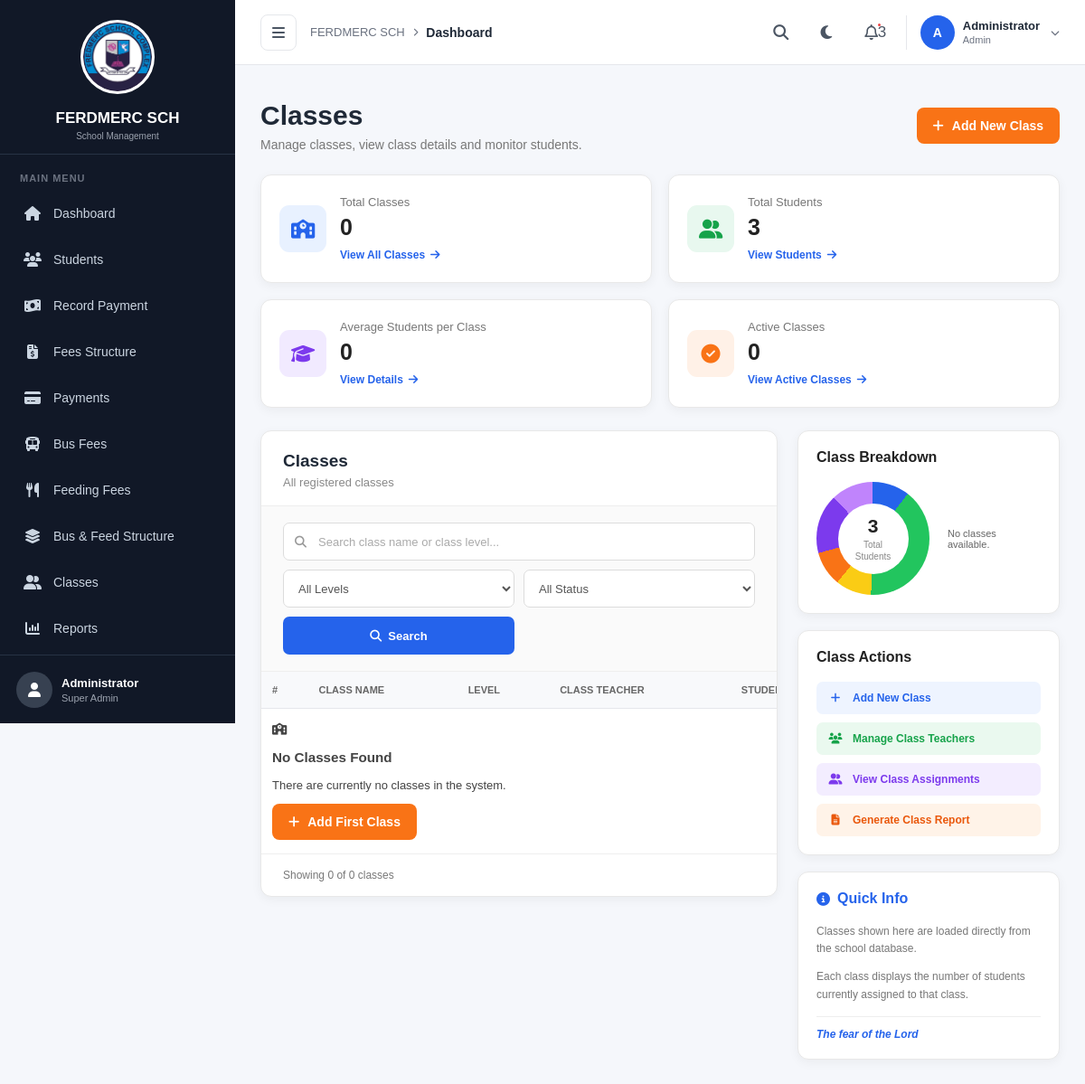
The app's page /classes/ (signed in), older data.
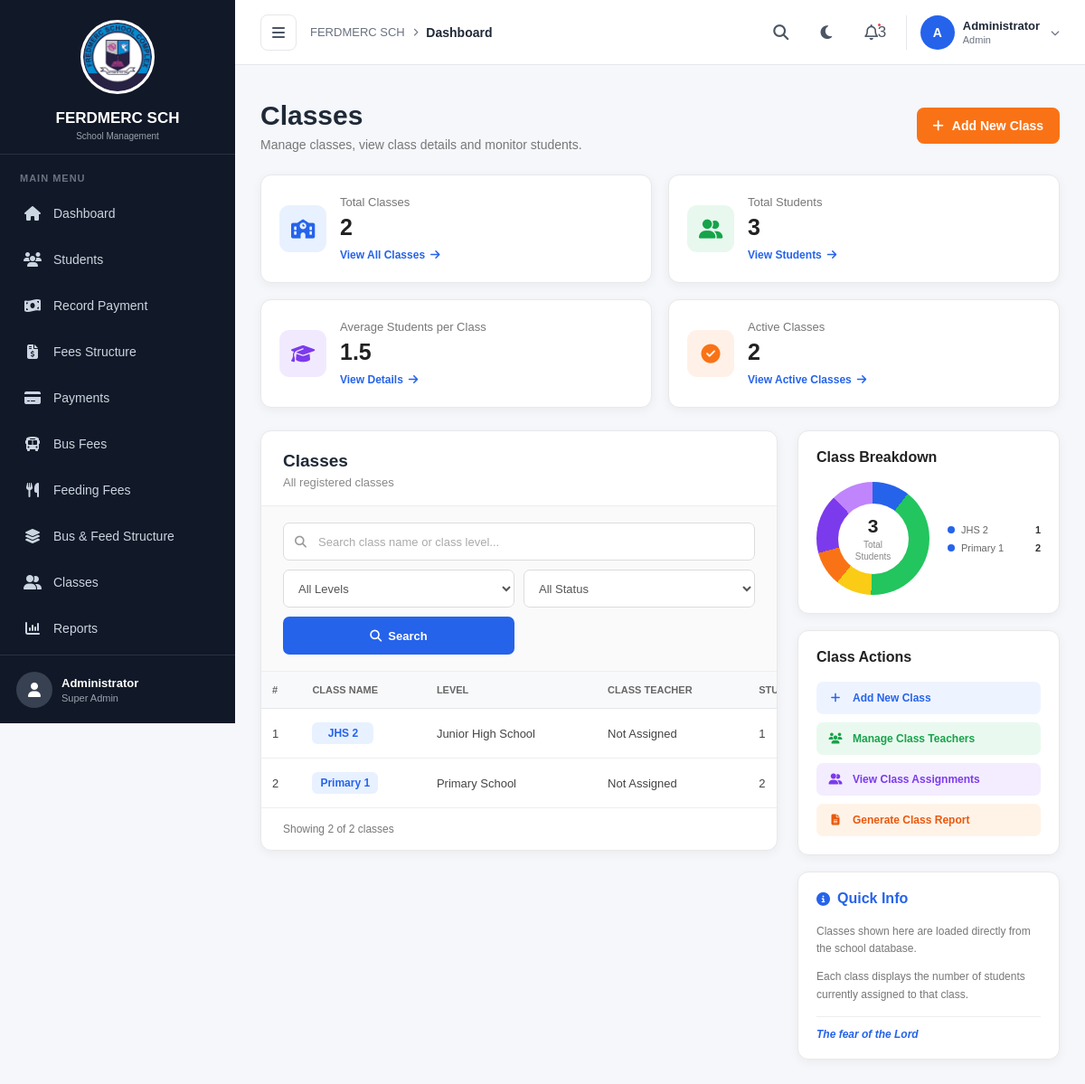
The same page, newer data.
### fees/models.py (models this page shows, shortened)
class SchoolClass(models.Model):
    LEVEL_CHOICES = [
        ("Junior High School", "Junior High School"),
        ("Primary School", "Primary School"),
        ("Kindergarten", "Kindergarten"),
        ("Playgroup", "Playgroup"),
    ]
    STATUS_CHOICES = [
        ("Active", "Active"),
        ("Inactive", "Inactive"),
    ]
    name = models.CharField(max_length=100)
    level = models.CharField(
        max_length=50,
        choices=LEVEL_CHOICES
    )
    class_teacher = models.CharField(
        max_length=150,
        blank=True,
        null=True
    )
    status = models.CharField(
        max_length=20,
        choices=STATUS_CHOICES,
        default="Active"
    )
    created_at = models.DateTimeField(
        auto_now_add=True
    )
    updated_at = models.DateTimeField(
        auto_now=True
    )

### fees/views.py (the view)
@login_required
@role_required("school_fees")
def classes(request):
    classes_queryset = SchoolClass.objects.all().order_by("name")
    search = request.GET.get(
        "search",
        ""
    ).strip()
    selected_level = request.GET.get(
        "level",
        ""
    ).strip()
    selected_status = request.GET.get(
        "status",
        ""
    ).strip()
    if search:
        classes_queryset = classes_queryset.filter(
            models.Q(name__icontains=search)
            |
            models.Q(level__icontains=search)
        )
    if selected_level:
        classes_queryset = classes_queryset.filter(
            level=selected_level
        )
    if selected_status:
        classes_queryset = classes_queryset.filter(
            status=selected_status
        )
    total_filtered_classes = classes_queryset.count()
    student_counts = dict(
        Student.objects
        .values("student_class")
        .annotate(
            total=models.Count("id")
        )
        .values_list(
            "student_class",
            "total"
        )
    )
    classes = list(classes_queryset)
    for school_class in classes:
        school_class.student_count = student_counts.get(
            school_class.name,
            0
        )
    total_classes = SchoolClass.objects.count()
    total_students = Student.objects.count()
    active_classes = SchoolClass.objects.filter(
        status="Active"
    ).count()
    if total_classes:
        average_students = round(
            total_students / total_classes,
            1
        )
    else:
        average_students = 0
    return render(
        request,
        "fees/classes.html",
        {
            "classes": classes,
            "total_classes": total_classes,
            "total_students": total_students,
            "average_students": average_students,
            "active_classes": active_classes,
            "total_filtered_classes": total_filtered_classes,
            "search": search,
            "selected_level": selected_level,
            "selected_status": selected_status,
        }
    )

### fees/context_processors.py (called while the page is built)
def school_settings(request):
    settings = SchoolSettings.objects.first()
    if not settings:
        settings = SchoolSettings.objects.create()
    return {
        "school_settings": settings
    }

### fees/views.py (called while the page is built, shortened)
def role_required(*allowed_roles):
    def decorator(view_func):
        @wraps(view_func)
        def wrapper(request, *args, **kwargs):
            if request.user.is_superuser:
                return view_func(
                    request,
                    *args,
                    **kwargs
                )
        return wrapper
    return decorator

### templates/fees/classes.html (shortened to what the changed rows need)
{% extends "fees/base.html" %}
{% load static %}
{% block extra_css %}
<link rel="stylesheet" href="{% static 'css/classes.css' %}">
{% endblock %}
{% block content %}
<div class="classes-page">
<div class="page-header">
    <div>
        <h1>Classes</h1>
    </div>
</div>
<div class="class-summary">
    <div class="summary-card">
        <div class="summary-content">
            <span>Total Classes</span>
            <strong>
                {{ total_classes }}
            </strong>
            <a href="#classes-table">
                View All Classes
                <i class="fas fa-arrow-right"></i>
            </a>
        </div>
    </div>
    <div class="summary-card">
        <div class="summary-content">
            <span>
                Average Students per Class
            </span>
            <strong>
                {{ average_students }}
            </strong>
            <a href="#classes-table">
                View Details
                <i class="fas fa-arrow-right"></i>
            </a>
        </div>
    </div>
    <div class="summary-card">
        <div class="summary-content">
            <span>
                Active Classes
            </span>
            <strong>
                {{ active_classes }}
            </strong>
            <a href="?status=Active">
                View Active Classes
                <i class="fas fa-arrow-right"></i>
            </a>
        </div>
    </div>
</div>
<div class="classes-layout">
    <div class="classes-main">
        <div class="classes-card">
            <div class="card-heading">
                <div>
                    <h2>
                        Classes
                    </h2>
                </div>
            </div>
            <div
                class="table-wrapper"
                id="classes-table"
            >
                <table class="classes-table">
                    <thead>
                        <tr>
                            <th>#</th>
                            <th>
                                Class Name
                            </th>
                            <th>
                                Level
                            </th>
                            <th>
                                Class Teacher
                            </th>
                            <th>
                                Students
                            </th>
                        </tr>
                    </thead>
                    <tbody>
                        {% for school_class in classes %}
                        <tr>
                            <td>
                                {{ forloop.counter }}
                            </td>
                            <td>
                                <span class="class-badge blue-badge">
                                    {{ school_class.name }}
                                </span>
                            </td>
                            <td>
                                {{ school_class.level }}
                            </td>
                            <td>
                                {% if school_class.class_teacher %}
                                    {{ school_class.class_teacher }}
                                {% else %}
                                    <span class="text-muted">
                                        Not Assigned
                                    </span>
                                {% endif %}
                            </td>
                            <td>
                                {{ school_class.student_count }}
                            </td>
                        </tr>
                        {% empty %}
                        <tr>
                            <td
                                colspan="7"
                                class="empty-state"
                            >
                                <i class="fas fa-school"></i>
                                <h3>
                                    No Classes Found
                                </h3>
                                <p>
                                    There are currently no classes
                                    in the system.
                                </p>
                                <a
                                    href="#"
                                    class="add-class-btn"
                                >
                                    <i class="fas fa-plus"></i>
                                    Add First Class
                                </a>
                            </td>
                        </tr>
                        {% endfor %}
                    </tbody>
                </table>
            </div>
            <div class="table-footer">
                <span>
                    Showing
                    {{ classes|length }}
                    of
                    {{ total_filtered_classes }}
                    classes
                </span>
            </div>
        </div>
    </div>
    <aside class="classes-sidebar">
        <div class="side-card">
            <div class="breakdown">
                <div class="breakdown-list">
                    {% for school_class in classes %}
                    <p>
                        <span class="dot blue"></span>
                        {{ school_class.name }}
                        <b>
                            {{ school_class.student_count }}
                        </b>
                    </p>
                    {% empty %}
                    <p>
                        No classes available.
                    </p>
                    {% endfor %}
                </div>
            </div>
        </div>
    </aside>
</div>
</div>
{% endblock %}

Row changes from the older to the newer data that the page shows:
added SchoolClass: name "JHS 2", level "Junior High School", class_teacher "Not Assigned", student_count "1"
added SchoolClass: name "Primary 1", level "Primary School", class_teacher "Not Assigned", student_count "2"
Text that changed along with them:
{{ total_classes }}: "0" → "2"
{{ average_students }}: "0" → "1.5"
{{ active_classes }}: "0" → "2"
{{ classes|length }}: "0" → "2"
{{ total_filtered_classes }}: "0" → "2"
text no longer shown: "No Classes Found There are currently no classes in the system. Add First Class No classes available."
